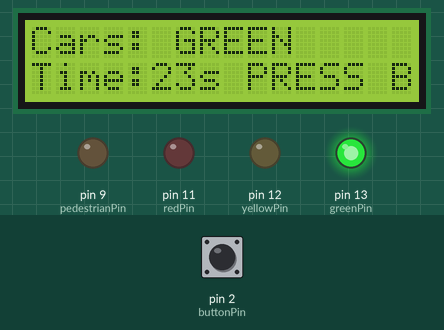
A sketch run on a simulated Arduino Uno, built with avr-gcc and run on an emulated ATmega328P. On the bench: 16×2 character LCD, output pins drawn as LEDs (lit = HIGH). Inputs (shaded band) come from the test bench; at power-on: pin 2 (buttonPin) HIGH.

Above: at 1.6 s.
1.7 s: pin 2 (buttonPin) pulled LOW for 0.15 s
At 2.7 s:
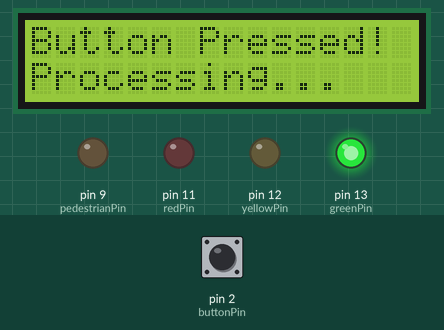
4.7 s: pin 2 (buttonPin) pulled LOW for 1 s
At 7.1 s:
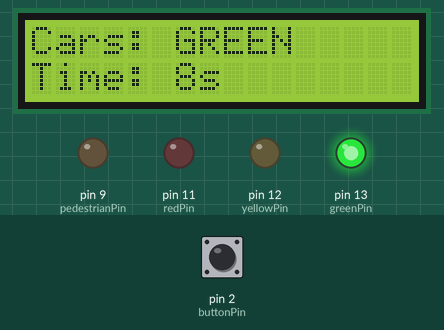
8.7 s: pin 2 (buttonPin) pulled LOW for 0.15 s
At 11.1 s:
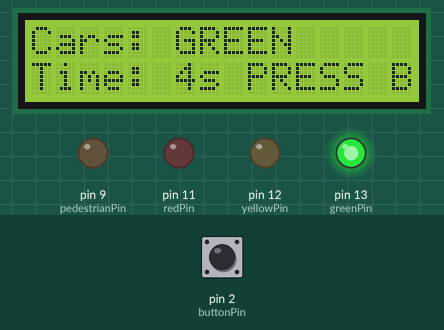
11.8 s: pin 2 (buttonPin) pulled LOW for 1 s
At 15.6 s:
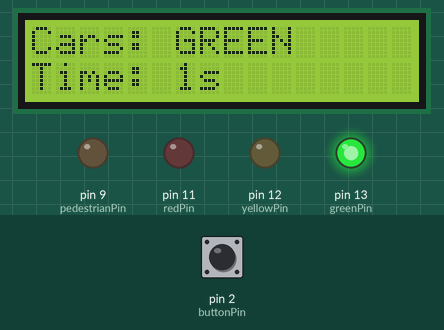
15.8 s: pin 2 (buttonPin) pulled LOW for 3.2 s
At 18.3 s:
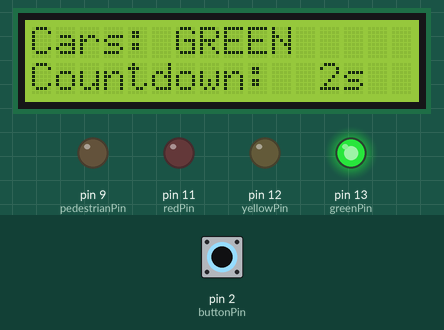
Timing chart, 0 to 32.5 s (numbered marks = the images above; inputs shaded):
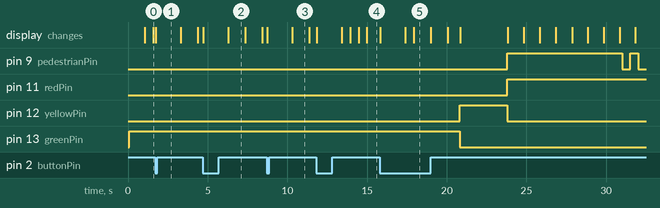

Measured:
- after the input at 1.7 s, the display: changes at once (image 1)
- after the input at 4.7 s, the display: first changes at once (image 2 shows a later state)
- after the input at 8.7 s, the display: first changes at once (image 3 shows a later state)
- after the input at 11.8 s, pin 12 (yellowPin): stays LOW (without the input it goes to HIGH after 3.3 s); pin 13 (greenPin): stays HIGH (without the input it goes to LOW after 3.3 s); the display: first changes at once (image 4 shows a later state)
- after the input at 15.8 s, the display: first changes at once (image 5 shows a later state)
- what the display in image 2 shows lasts 1.1 s, from 6.3 s to 7.4 s

The sketch:

LEDtrafficSystem.ino
```cpp
// Pedestrian Crossing System


#include <Wire.h>
#include <LiquidCrystal_I2C.h>

LiquidCrystal_I2C lcd(0x27, 16, 2);

int redPin = 11;
int yellowPin = 12;
int greenPin = 13;
int buttonPin = 2;
int pedestrianPin = 9;

const unsigned long MAX_GREEN_TIME = 25000;
const unsigned long PEDESTRIAN_TIME = 10000;
const unsigned long YELLOW_TIME = 3000;
const unsigned long MIN_AFTER_BUTTON = 5000;
const unsigned long COUNTDOWN_START = 15000;

enum SystemState {
  VEHICLE_GREEN,
  VEHICLE_YELLOW,
  PEDESTRIAN_WALK
};
SystemState currentState = VEHICLE_GREEN;

unsigned long stateStartTime = 0;
unsigned long buttonPressTime = 0;
bool buttonPressed = false;
bool countdownActive = false;
unsigned long plannedSwitchTime = MAX_GREEN_TIME;

void setup() {
  pinMode(redPin, OUTPUT);
  pinMode(yellowPin, OUTPUT);
  pinMode(greenPin, OUTPUT);
  pinMode(buttonPin, INPUT_PULLUP);
  pinMode(pedestrianPin, OUTPUT);

  lcd.init();
  lcd.backlight();

  digitalWrite(redPin, LOW);
  digitalWrite(yellowPin, LOW);
  digitalWrite(greenPin, LOW);
  digitalWrite(pedestrianPin, LOW);

  startVehicleGreen();
}

void loop() {
  checkButton();
  switch (currentState) {
    case VEHICLE_GREEN:
      handleVehicleGreen();
      break;
    case VEHICLE_YELLOW:
      handleVehicleYellow();
      break;
    case PEDESTRIAN_WALK:
      handlePedestrianWalk();
      break;
  }
}

void checkButton() {
  int buttonState = digitalRead(buttonPin);
  if (currentState == VEHICLE_GREEN && !countdownActive) {
    if (buttonState == LOW) {
      if (!buttonPressed) {
        buttonPressed = true;
        unsigned long currentGreenTime = millis() - stateStartTime;
        if (currentGreenTime < COUNTDOWN_START) {
          plannedSwitchTime = (currentGreenTime + MIN_AFTER_BUTTON > COUNTDOWN_START) ?
                             (currentGreenTime + MIN_AFTER_BUTTON) : COUNTDOWN_START;
          plannedSwitchTime = (plannedSwitchTime < MAX_GREEN_TIME) ? plannedSwitchTime : MAX_GREEN_TIME;
        } else {
          plannedSwitchTime = currentGreenTime + MIN_AFTER_BUTTON;
          plannedSwitchTime = (plannedSwitchTime < MAX_GREEN_TIME) ? plannedSwitchTime : MAX_GREEN_TIME;
          countdownActive = true;
        }
        lcd.clear();
        lcd.setCursor(0, 0);
        lcd.print("Button Pressed!");
        lcd.setCursor(0, 1);
        lcd.print("Processing...  ");
        delay(1500);
        updateDisplay();
      }
    } else {
      buttonPressed = false;
    }
  }
}

void handleVehicleGreen() {
  unsigned long currentTime = millis() - stateStartTime;
  static unsigned long lastDisplayUpdate = 0;
  if (millis() - lastDisplayUpdate >= 500) {
    updateDisplay();
    lastDisplayUpdate = millis();
  }
  if (currentTime >= plannedSwitchTime) {
    startVehicleYellow();
  }
}

void handleVehicleYellow() {
  unsigned long currentTime = millis() - stateStartTime;
  if (currentTime >= YELLOW_TIME) {
    startPedestrianWalk();
  }
}

void handlePedestrianWalk() {
  unsigned long currentTime = millis() - stateStartTime;
  updatePedestrianDisplay(currentTime);
  if (currentTime >= PEDESTRIAN_TIME) {
    startVehicleGreen();
  }
}

void startVehicleGreen() {
  digitalWrite(redPin, LOW);
  digitalWrite(yellowPin, LOW);
  digitalWrite(greenPin, HIGH);
  digitalWrite(pedestrianPin, LOW);

  stateStartTime = millis();
  currentState = VEHICLE_GREEN;
  buttonPressed = false;
  countdownActive = false;
  plannedSwitchTime = MAX_GREEN_TIME;

  lcd.clear();
  updateDisplay();
}

void startVehicleYellow() {
  digitalWrite(greenPin, LOW);
  digitalWrite(yellowPin, HIGH);
  digitalWrite(redPin, LOW);

  stateStartTime = millis();
  currentState = VEHICLE_YELLOW;

  lcd.clear();
  lcd.setCursor(0, 0);
  lcd.print("Cars: YELLOW    ");
  lcd.setCursor(0, 1);
  lcd.print("Prepare to Stop ");
}

void startPedestrianWalk() {
  digitalWrite(yellowPin, LOW);
  digitalWrite(redPin, HIGH);
  digitalWrite(pedestrianPin, HIGH);

  stateStartTime = millis();
  currentState = PEDESTRIAN_WALK;

  lcd.clear();
  lcd.setCursor(0, 0);
  lcd.print("WALK NOW!       ");
}

void updateDisplay() {
  if (currentState == VEHICLE_GREEN) {
    unsigned long currentTime = millis() - stateStartTime;
    unsigned long remainingTime = plannedSwitchTime - currentTime;
    int secondsLeft = remainingTime / 1000;

    lcd.setCursor(0, 0);
    lcd.print("Cars: GREEN     ");

    lcd.setCursor(0, 1);

    if (countdownActive) {
      lcd.print("Countdown: ");
      if (secondsLeft < 10) lcd.print(" ");
      lcd.print(secondsLeft);
      lcd.print("s  ");
    } else {
      lcd.print("Time:");
      if (secondsLeft < 10) lcd.print(" ");
      lcd.print(secondsLeft);
      lcd.print("s ");

      static bool blinkState = false;
      static unsigned long lastBlink = 0;

      if (millis() - lastBlink > 800) {
        blinkState = !blinkState;
        lastBlink = millis();
      }

      if (blinkState && currentTime < COUNTDOWN_START) {
        lcd.print("PRESS BTN");
      } else {
        lcd.print("         ");
      }
    }
  }
}

void updatePedestrianDisplay(unsigned long currentTime) {
  unsigned long remainingTime = PEDESTRIAN_TIME - currentTime;
  int secondsLeft = remainingTime / 1000;

  lcd.setCursor(0, 1);
  lcd.print("Time: ");
  if (secondsLeft < 10) lcd.print(" ");
  lcd.print(secondsLeft);
  lcd.print("s       ");

  if (remainingTime <= 3000) {
    digitalWrite(pedestrianPin, (millis() / 500) % 2);
    lcd.setCursor(0, 0);
    if (remainingTime > 2000) {
      lcd.print("HURRY! 3s      ");
    } else if (remainingTime > 1000) {
      lcd.print("QUICK! 2s      ");
    } else {
      lcd.print("FAST! 1s       ");
    }
  } else {
    lcd.setCursor(0, 0);
    lcd.print("WALK NOW!       ");
  }
}
```
